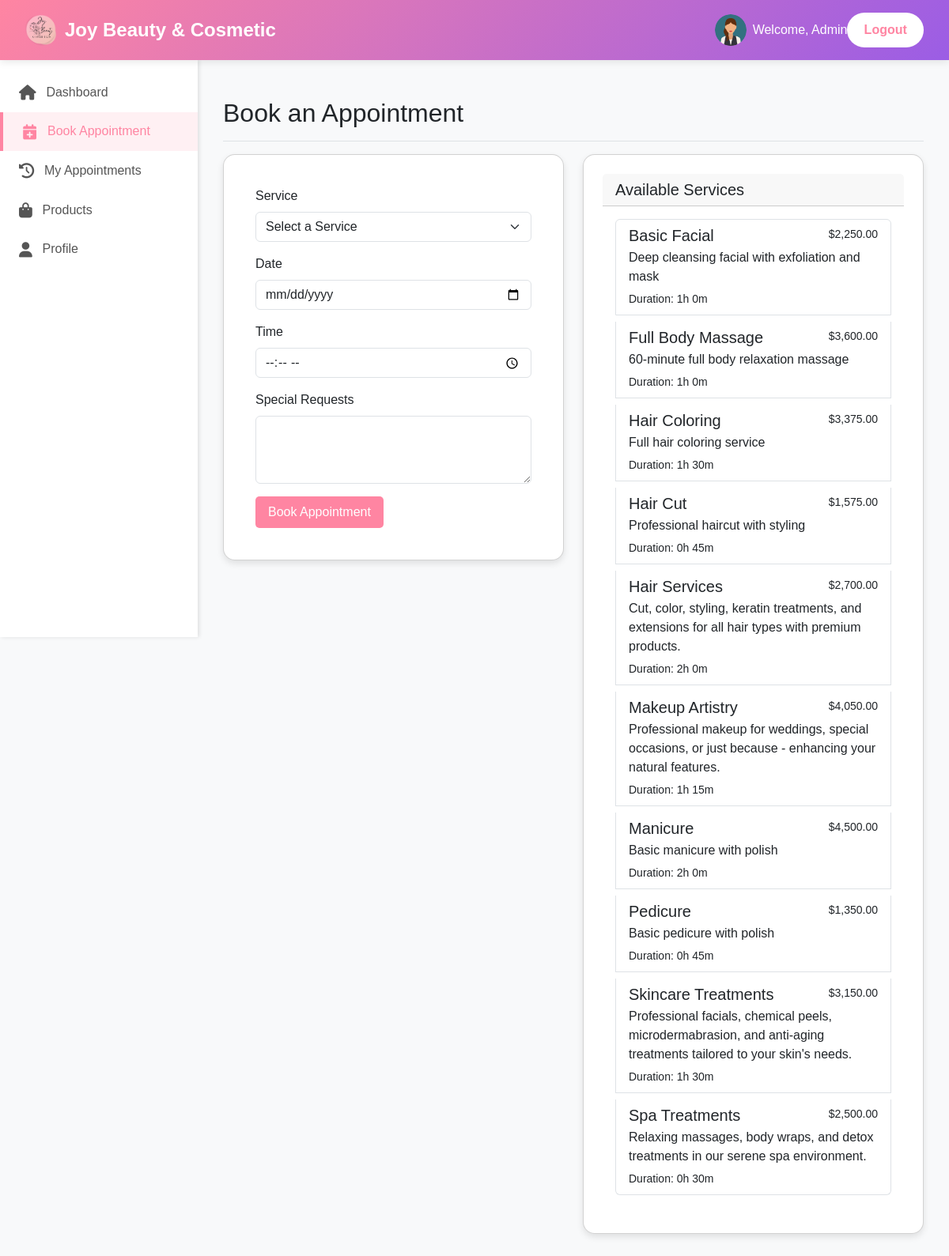
The app's page /pages/user/dashboard.php?tab=book (signed in) with its own data.
### tables this page shows
CREATE TABLE IF NOT EXISTS `services` (
  `service_id` int NOT NULL AUTO_INCREMENT,
  `name` varchar(255) NOT NULL,
  `description` text,
  `price` decimal(10,2) NOT NULL,
  `duration_minutes` int DEFAULT NULL,
  `is_active` tinyint(1) DEFAULT '1',
  `created_at` timestamp NULL DEFAULT CURRENT_TIMESTAMP,
  `image_url` varchar(255) DEFAULT NULL,
  PRIMARY KEY (`service_id`)
);

### backend/config.php (called while the page is built, shortened)
<?php
function sanitizeInput($data) {
    return htmlspecialchars(strip_tags(trim($data)));
}
?>

### pages/user/dashboard.php (the view, shortened to what this page needs)
<?php
require_once '../../backend/config.php';
$userId = $_SESSION['user_id'];
$activeTab = isset($_GET['tab']) ? sanitizeInput($_GET['tab']) : 'dashboard';
try {
    if ($activeTab === 'dashboard') {
        $stmt = $pdo->prepare("SELECT a.*, s.name as service_name, s.price, s.image_url
                              FROM appointments a
                              JOIN services s ON a.service_id = s.service_id
                              WHERE a.user_id = ? AND a.appointment_date >= CURDATE()
                              ORDER BY a.appointment_date, a.start_time
                              LIMIT 3");
        $stmt->execute([$userId]);
        $upcomingAppointments = $stmt->fetchAll();
        $upcomingCount = count($upcomingAppointments);
        $stmt = $pdo->prepare("SELECT * FROM products WHERE is_active = TRUE ORDER BY RAND() LIMIT 3");
        $stmt->execute();
        $recommendedProducts = $stmt->fetchAll();
    }
    elseif ($activeTab === 'book') {
        $stmt = $pdo->prepare("SELECT * FROM services WHERE is_active = TRUE ORDER BY name");
        $stmt->execute();
        $services = $stmt->fetchAll();
    }
} catch(PDOException $e) {
    $error = "Database error: " . $e->getMessage();
}
?>
<!DOCTYPE html>
<html lang="en">
<head>
    <link rel="stylesheet" href="https://cdnjs.cloudflare.com/ajax/libs/font-awesome/6.4.0/css/all.min.css">
    <link href="https://cdn.jsdelivr.net/npm/bootstrap@5.3.0/dist/css/bootstrap.min.css" rel="stylesheet">
</head>
<body>
    <header>
        <div class="logo">
            <img src="../../images/logo.png" alt="Joy Beauty Logo">
            Joy Beauty & Cosmetic
        </div>
        <div class="user-info">
            <img src="../../images/user.png" alt="User">
            <span>Welcome, <?php echo $_SESSION['first_name']; ?></span>
            <a href="?logout" class="logout-btn">Logout</a>
        </div>
    </header>
    <div class="sidebar">
        <ul>
            <li class="<?php echo $activeTab === 'dashboard' ? 'active' : ''; ?>">
                <a href="?tab=dashboard">
                    <i class="fas fa-home"></i> Dashboard
                </a>
            </li>
            <li class="<?php echo $activeTab === 'book' ? 'active' : ''; ?>">
                <a href="?tab=book">
                    <i class="fas fa-calendar-plus"></i> Book Appointment
                </a>
            </li>
            <li class="<?php echo $activeTab === 'appointments' ? 'active' : ''; ?>">
                <a href="?tab=appointments">
                    <i class="fas fa-history"></i> My Appointments
                </a>
            </li>
            <li class="<?php echo $activeTab === 'products' ? 'active' : ''; ?>">
                <a href="?tab=products">
                    <i class="fas fa-shopping-bag"></i> Products
                </a>
            </li>
            <li class="<?php echo $activeTab === 'profile' ? 'active' : ''; ?>">
                <a href="?tab=profile">
                    <i class="fas fa-user"></i> Profile
                </a>
            </li>
        </ul>
    </div>
    <main class="main-content">
        <?php if ($activeTab === 'book'): ?>
        <div class="d-flex justify-content-between flex-wrap flex-md-nowrap align-items-center pt-3 pb-2 mb-3 border-bottom">
            <h1 class="h2">Book an Appointment</h1>
        </div>
        <div class="row">
            <div class="col-md-6">
                <div class="card mb-4">
                    <div class="card-body">
                        <form method="POST">
                            <div class="mb-3">
                                <label for="service_id" class="form-label">Service</label>
                                <select class="form-select" id="service_id" name="service_id" required>
                                    <option value="">Select a Service</option>
                                </select>
                            </div>
                            <div class="mb-3">
                                <label for="appointment_date" class="form-label">Date</label>
                                <input type="date" class="form-control" id="appointment_date" name="appointment_date" min="<?php echo date('Y-m-d'); ?>" required>
                            </div>
                            <div class="mb-3">
                                <label for="start_time" class="form-label">Time</label>
                                <input type="time" class="form-control" id="start_time" name="start_time" min="09:00" max="17:00" required>
                            </div>
                            <div class="mb-3">
                                <label for="notes" class="form-label">Special Requests</label>
                                <textarea class="form-control" id="notes" name="notes" rows="3"></textarea>
                            </div>
                            <button type="submit" name="book_appointment" class="btn btn-pink">Book Appointment</button>
                        </form>
                    </div>
                </div>
            </div>
            <div class="col-md-6">
                <div class="card">
                    <div class="card-header">
                        <h5 class="mb-0">Available Services</h5>
                    </div>
                    <div class="card-body">
                        <div class="list-group">
                            <?php foreach ($services as $service): ?>
                            <div class="list-group-item mb-2">
                                <div class="d-flex w-100 justify-content-between">
                                    <h5 class="mb-1"><?php echo $service['name']; ?></h5>
                                    <small>$<?php echo number_format($service['price'], 2); ?></small>
                                </div>
                                <p class="mb-1"><?php echo $service['description']; ?></p>
                                <small>Duration: <?php echo floor($service['duration_minutes']/60); ?>h <?php echo $service['duration_minutes']%60; ?>m</small>
                            </div>
                            <?php endforeach; ?>
                        </div>
                    </div>
                </div>
            </div>
        </div>
        <?php endif; ?>
    </main>
</body>
</html>

### pages/user/dashboard.php (style rules this page uses)
:root { --primary-pink: #ff85a2; --dark-pink: #e76f8c; --light-pink: #fff0f3; --teal: #2ec4b6; --purple: #9b5de5; --gold: #ffd166; --dark-blue: #26547c; --light-gray: #f8f9fa; --dark-gray: #343a40; }
body { font-family: 'Poppins', 'Arial', sans-serif; background-color: var(--light-gray); }
header { background: linear-gradient(135deg, var(--primary-pink), var(--purple)); color: white; padding: 1rem 2rem; display: flex; justify-content: space-between; align-items: center; box-shadow: 0 2px 10px rgba(0,0,0,0.1); position: sticky; top: 0; z-index: 100; }
.logo { font-size: 1.5rem; font-weight: 700; display: flex; align-items: center; }
.logo img { height: 40px; margin-right: 10px; }
.user-info { display: flex; align-items: center; }
.user-info img { width: 40px; height: 40px; border-radius: 50%; margin-right: 0.5rem; }
.logout-btn { background-color: white; color: var(--primary-pink); padding: 0.5rem 1.2rem; border-radius: 30px; font-weight: 600; transition: all 0.3s ease; border: 2px solid transparent; text-decoration: none; }
.sidebar { width: 250px; background-color: white; height: calc(100vh - 70px); position: fixed; box-shadow: 2px 0 5px rgba(0,0,0,0.1); }
.sidebar ul { list-style: none; padding: 1rem 0; }
.sidebar ul li { padding: 0.8rem 1.5rem; }
.sidebar ul li a { color: #555; text-decoration: none; display: flex; align-items: center; transition: all 0.3s ease; }
.sidebar ul li a i { margin-right: 0.8rem; font-size: 1.2rem; }
.sidebar ul li.active { background-color: var(--light-pink); border-left: 4px solid var(--primary-pink); }
.sidebar ul li.active a { color: var(--primary-pink); font-weight: 500; }
.main-content { margin-left: 250px; padding: 2rem; }
.card { background: white; border-radius: 15px; padding: 1.5rem; box-shadow: 0 4px 8px rgba(0,0,0,0.1); transition: transform 0.3s ease, box-shadow 0.3s ease; }
.btn-pink { background-color: var(--primary-pink); color: white; border: none; padding: 0.5rem 1rem; border-radius: 5px; cursor: pointer; transition: all 0.3s ease; }

### records on screen
services: name "Basic Facial", price "2,250.00", description "Deep cleansing facial with exfoliation and mask", floor($service['duration_minutes']/60) "1", $service['duration_minutes']%60 "0"
services: name "Full Body Massage", price "3,600.00", description "60-minute full body relaxation massage", floor($service['duration_minutes']/60) "1", $service['duration_minutes']%60 "0"
services: name "Hair Coloring", price "3,375.00", description "Full hair coloring service", floor($service['duration_minutes']/60) "1", $service['duration_minutes']%60 "30"
services: name "Hair Cut", price "1,575.00", description "Professional haircut with styling", floor($service['duration_minutes']/60) "0", $service['duration_minutes']%60 "45"
services: name "Hair Services", price "2,700.00", description "Cut, color, styling, keratin treatments, and extensions for all hair types with premium products.", floor($service['duration_minutes']/60) "2", $service['duration_minutes']%60 "0"
services: name "Makeup Artistry", price "4,050.00", description "Professional makeup for weddings, special occasions, or just because - enhancing your natural features.", floor($service['duration_minutes']/60) "1", $service['duration_minutes']%60 "15"
services: name "Manicure", price "4,500.00", description "Basic manicure with polish", floor($service['duration_minutes']/60) "2", $service['duration_minutes']%60 "0"
services: name "Pedicure", price "1,350.00", description "Basic pedicure with polish", floor($service['duration_minutes']/60) "0", $service['duration_minutes']%60 "45"
services: name "Skincare Treatments", price "3,150.00", description "Professional facials, chemical peels, microdermabrasion, and anti-aging treatments tailored to your skin's needs.", floor($service['duration_minutes']/60) "1", $service['duration_minutes']%60 "30"
services: name "Spa Treatments", price "2,500.00", description "Relaxing massages, body wraps, and detox treatments in our serene spa environment.", floor($service['duration_minutes']/60) "0", $service['duration_minutes']%60 "30"

### other values on screen
$_SESSION['first_name'] "Admin"
